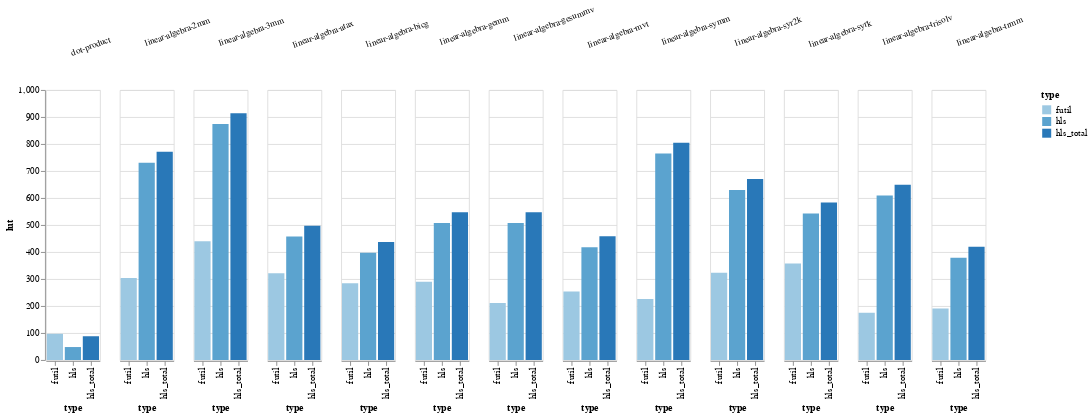

Write notebook code for a chart like this one.
### Code cell
source = pd.read_csv('2020_07_28_16_15.csv')
alt.Chart(source.sort_values(by='benchmark')).mark_bar().encode(
    x='type:O',
    y='lut:Q',
    column=alt.Column('benchmark:O',
                     title="",
                     header=alt.Header(labelAngle=-20)),
    color='type:O'
)

### Figure 1 — Vega-Lite specification as saved in the notebook (floating-point values rounded to 4 significant figures)
{"config": {"view": {"continuousWidth": 400, "continuousHeight": 300}}, "data": {"name": "data-e2a71d133c19e9cac27a9894d9403294"}, "mark": "bar", "encoding": {"color": {"type": "ordinal", "field": "type"}, "column": {"type": "ordinal", "field": "benchmark", "header": {"labelAngle": -20}, "title": ""}, "x": {"type": "ordinal", "field": "type"}, "y": {"type": "quantitative", "field": "lut"}}, "$schema": "https://vega.github.io/schema/vega-lite/v4.8.1.json", "datasets": {"data-e2a71d133c19e9cac27a9894d9403294": [{"benchmark": "dot-product", "type": "futil", "lut": 97, "dsp": 0, "source": "results/2020_07_28_16_15/"}, {"benchmark": "dot-product", "type": "hls_total", "lut": 88, "dsp": 0, "source": "results/2020_07_28_16_15/"}, {"benchmark": "dot-product", "type": "hls", "lut": 48, "dsp": 0, "source": "results/2020_07_28_16_15/"}, {"benchmark": "linear-algebra-2mm", "type": "hls", "lut": 731, "dsp": 12, "source": "results/2020_07_28_16_15/"}, {"benchmark": "linear-algebra-2mm", "type": "hls_total", "lut": 771, "dsp": 12, "source": "results/2020_07_28_16_15/"}, {"benchmark": "linear-algebra-2mm", "type": "futil", "lut": 304, "dsp": 0, "source": "results/2020_07_28_16_15/"}, {"benchmark": "linear-algebra-3mm", "type": "hls", "lut": 874, "dsp": 9, "source": "results/2020_07_28_16_15/"}, {"benchmark": "linear-algebra-3mm", "type": "hls_total", "lut": 914, "dsp": 9, "source": "results/2020_07_28_16_15/"}, {"benchmark": "linear-algebra-3mm", "type": "futil", "lut": 440, "dsp": 0, "source": "results/2020_07_28_16_15/"}, {"benchmark": "linear-algebra-atax", "type": "hls", "lut": 457, "dsp": 6, "source": "results/2020_07_28_16_15/"}, {"benchmark": "linear-algebra-atax", "type": "hls_total", "lut": 497, "dsp": 6, "source": "results/2020_07_28_16_15/"}, {"benchmark": "linear-algebra-atax", "type": "futil", "lut": 321, "dsp": 0, "source": "results/2020_07_28_16_15/"}, {"benchmark": "linear-algebra-bicg", "type": "futil", "lut": 284, "dsp": 0, "source": "results/2020_07_28_16_15/"}, {"benchmark": "linear-algebra-bicg", "type": "hls", "lut": 397, "dsp": 6, "source": "results/2020_07_28_16_15/"}, {"benchmark": "linear-algebra-bicg", "type": "hls_total", "lut": 437, "dsp": 6, "source": "results/2020_07_28_16_15/"}, {"benchmark": "linear-algebra-gemm", "type": "hls", "lut": 507, "dsp": 9, "source": "results/2020_07_28_16_15/"}, {"benchmark": "linear-algebra-gemm", "type": "hls_total", "lut": 547, "dsp": 9, "source": "results/2020_07_28_16_15/"}, {"benchmark": "linear-algebra-gemm", "type": "futil", "lut": 290, "dsp": 0, "source": "results/2020_07_28_16_15/"}, {"benchmark": "linear-algebra-gesummv", "type": "hls_total", "lut": 547, "dsp": 12, "source": "results/2020_07_28_16_15/"}, {"benchmark": "linear-algebra-gesummv", "type": "hls", "lut": 507, "dsp": 12, "source": "results/2020_07_28_16_15/"}, {"benchmark": "linear-algebra-gesummv", "type": "futil", "lut": 211, "dsp": 0, "source": "results/2020_07_28_16_15/"}, {"benchmark": "linear-algebra-mvt", "type": "hls", "lut": 418, "dsp": 6, "source": "results/2020_07_28_16_15/"}, {"benchmark": "linear-algebra-mvt", "type": "futil", "lut": 254, "dsp": 0, "source": "results/2020_07_28_16_15/"}, {"benchmark": "linear-algebra-mvt", "type": "hls_total", "lut": 458, "dsp": 6, "source": "results/2020_07_28_16_15/"}, {"benchmark": "linear-algebra-symm", "type": "futil", "lut": 226, "dsp": 0, "source": "results/2020_07_28_16_15/"}, {"benchmark": "linear-algebra-symm", "type": "hls_total", "lut": 805, "dsp": 18, "source": "results/2020_07_28_16_15/"}, {"benchmark": "linear-algebra-symm", "type": "hls", "lut": 765, "dsp": 18, "source": "results/2020_07_28_16_15/"}, {"benchmark": "linear-algebra-syr2k", "type": "futil", "lut": 323, "dsp": 0, "source": "results/2020_07_28_16_15/"}, {"benchmark": "linear-algebra-syr2k", "type": "hls_total", "lut": 670, "dsp": 12, "source": "results/2020_07_28_16_15/"}, {"benchmark": "linear-algebra-syr2k", "type": "hls", "lut": 630, "dsp": 12, "source": "results/2020_07_28_16_15/"}, {"benchmark": "linear-algebra-syrk", "type": "futil", "lut": 357, "dsp": 0, "source": "results/2020_07_28_16_15/"}, {"benchmark": "linear-algebra-syrk", "type": "hls_total", "lut": 583, "dsp": 9, "source": "results/2020_07_28_16_15/"}, {"benchmark": "linear-algebra-syrk", "type": "hls", "lut": 543, "dsp": 9, "source": "results/2020_07_28_16_15/"}, {"benchmark": "linear-algebra-trisolv", "type": "hls", "lut": 609, "dsp": 3, "source": "results/2020_07_28_16_15/"}, {"benchmark": "linear-algebra-trisolv", "type": "futil", "lut": 175, "dsp": 0, "source": "results/2020_07_28_16_15/"}, {"benchmark": "linear-algebra-trisolv", "type": "hls_total", "lut": 649, "dsp": 3, "source": "results/2020_07_28_16_15/"}, {"benchmark": "linear-algebra-trmm", "type": "futil", "lut": 191, "dsp": 0, "source": "results/2020_07_28_16_15/"}, {"benchmark": "linear-algebra-trmm", "type": "hls_total", "lut": 419, "dsp": 6, "source": "results/2020_07_28_16_15/"}, {"benchmark": "linear-algebra-trmm", "type": "hls", "lut": 379, "dsp": 6, "source": "results/2020_07_28_16_15/"}]}}
